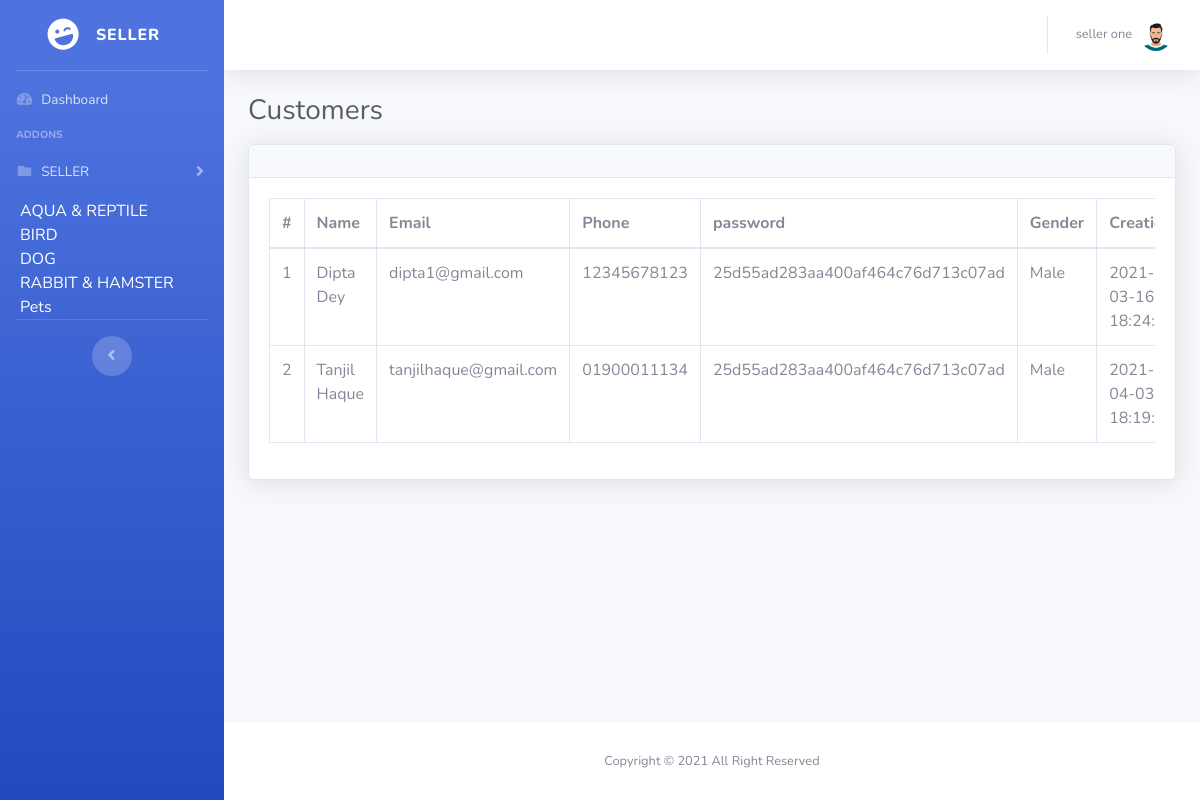
The app's page /admin/customerprofile.php (signed in) with its own data.
### tables this page shows
CREATE TABLE `tbl_cat` (
  `cat_id` int(11) NOT NULL,
  `cat_name` varchar(300) NOT NULL
);

CREATE TABLE `tbl_customer` (
  `customer_id` int(11) NOT NULL,
  `customer_fname` varchar(280) NOT NULL,
  `customer_lname` varchar(280) NOT NULL,
  `customer_email` varchar(280) NOT NULL,
  `customer_phone` varchar(50) NOT NULL,
  `customer_image` varchar(300) NOT NULL,
  `customer_password` varchar(280) NOT NULL,
  `customer_gender` varchar(50) NOT NULL,
  `creation` timestamp NOT NULL DEFAULT current_timestamp()
);

### logicfiles/SessionClass.php (called while the page is built, shortened)
<?php
    class  Session{
        public static function get($key){
            if (isset($_SESSION[$key])) {
                return $_SESSION[$key];
            } else {
                return false;
            }
        }
    }
?>

### logicfiles/dbconnection.php (called while the page is built, shortened)
<?php
class DBconnection{
	public function connectDataBase(){
		$this->con = new mysqli('localhost', 'root', '','pet_shop');
	}
}
?>

### logicfiles/SelectClass.php (called while the page is built, shortened)
<?php
include_once 'dbconnection.php';
class SelectClass extends DBconnection{
	public function selectQuery($query){
		$result = $this->con->query($query) or die($this->con->error.__LINE__);
		if($result->num_rows > 0){
			return $result;
		}elseif($result->num_rows==0){
			return $result;
		} else {
			return $msg='no result found';
		}
	}
	public function selectallcat(){
		$query = "SELECT * FROM tbl_cat";
		$result = self::selectQuery($query);
		return $result;
	}
	public function selectcustomertables(){
			$query = "SELECT * FROM tbl_customer";
			$result = self::selectQuery($query);
			return $result;
	}
}
 ?>

### admin/customerprofile.php (the view, shortened to what this page needs)
<?php include 'header.php'; ?>
        <div class="container-fluid">
          <h1 class="h3 mb-2 text-gray-800">Customers</h1>
          <div class="card shadow mb-4">
            <div class="card-header py-3">
            </div>
            <div class="card-body">
              <div class="table-responsive">
                <table class="table table-bordered" id="dataTable" width="100%" cellspacing="0">
                  <thead>
                    <tr>
                      <th>#</th>
                      <th>Name</th>
                      <th>Email</th>
                      <th>Phone</th>
                      <th>password</th>
                      <th>Gender</th>
                      <th>Creation</th>
                    </tr>
                  </thead>
                  <tbody>
                    <?php
                        $foodview = $select->selectcustomertables();
                      if ($foodview) {
                        $a=0;
                          while ($row = $foodview->fetch_assoc()) {
                            $a++;
                     ?>
                    <tr>
                      <td><?php echo $a; ?></td>
                      <td><?php echo $row['customer_fname']." ".$row['customer_lname']; ?></td>
                      <td><?php echo $row['customer_email']; ?></td>
                       <?php if ($flag==0 || $flag==1 ) { ?>
                      <td><?php echo $row['customer_phone']; ?></td>
                        <?php } ?>
                      <td><?php echo $row['customer_password']; ?></td>
                      <td><?php echo $row['customer_gender']; ?></td>
                      <td><?php echo $row['creation']; ?></td>
                    </tr>
               <?php } } ?>
                  </tbody>
                </table>
              </div>
            </div>
          </div>
        </div>
      </div>
<?php include 'footer.php'; ?>

### admin/header.php (shortened to what this page needs)
  <?php
  include_once '../logicfiles/SelectClass.php';
  include_once '../logicfiles/Login.php';
  $select = new SelectClass();
  include_once '../logicfiles/SessionClass.php';
  $seller_name = Session::get('seller_name');
  $seller_image = Session::get('seller_image');
  $admin = Session::get('admin');
  ?>
<!DOCTYPE html>
<html lang="en">
<head>
  <link href="vendor/fontawesome-free/css/all.min.css" rel="stylesheet" type="text/css">
  <link href="css/sb-admin-2.min.css" rel="stylesheet">
  <link href="vendor/datatables/dataTables.bootstrap4.min.css" rel="stylesheet">
</head>
<body id="page-top">
  <div id="wrapper">
    <ul class="navbar-nav bg-gradient-primary sidebar sidebar-dark accordion" id="accordionSidebar">
      <a class="sidebar-brand d-flex align-items-center justify-content-center" href="index.php">
        <div class="sidebar-brand-icon rotate-n-15">
          <i class="fas fa-laugh-wink"></i>
        </div>
         <?php if ($admin == 'admin') {
        ?>
        <div class="sidebar-brand-text mx-3">Admin</div>
      <?php }else{ ?>
        <div class="sidebar-brand-text mx-3">SELLER</div>
      <?php } ?>
      </a>
      <hr class="sidebar-divider my-0">
      <li class="nav-item">
        <a class="nav-link" href="index.php">
          <i class="fas fa-fw fa-tachometer-alt"></i>
          <span>Dashboard</span></a>
      </li>
      <?php if ($admin == 'admin') {
        ?>
      <hr class="sidebar-divider">
      <div class="sidebar-heading">
        Interface
      </div>
<!--       <li class="nav-item">
        <a class="nav-link collapsed" href="#" data-toggle="collapse" data-target="#collapseTwo" aria-expanded="true" aria-controls="collapseTwo">
          <i class="fas fa-fw fa-cog"></i>
          <span>Components</span>
        </a>
        <div id="collapseTwo" class="collapse" aria-labelledby="headingTwo" data-parent="#accordionSidebar">
          <div class="bg-white py-2 collapse-inner rounded">
            <h6 class="collapse-header">Custom Components:</h6>
            <a class="collapse-item" href="buttons.html">Buttons</a>
            <a class="collapse-item" href="cards.html">Cards</a>
          </div>
        </div>
      </li> -->
      <li class="nav-item">
        <a class="nav-link collapsed" href="#" data-toggle="collapse" data-target="#collapseUtilities" aria-expanded="true" aria-controls="collapseUtilities">
          <i class="fas fa-fw fa-wrench"></i>
          <span>Monitoring</span>
        </a>
        <div id="collapseUtilities" class="collapse" aria-labelledby="headingUtilities" data-parent="#accordionSidebar">
          <div class="bg-white py-2 collapse-inner rounded">
            <h6 class="collapse-header">CustomerS & Seller :</h6>
            <a class="collapse-item" href="customerprofile.php">Customer Profile</a>
            <a class="collapse-item" href="sellerprofile.php">Seller Profile</a>
            <a class="collapse-item" href="confirmtable.php">Confirm now</a>
          </div>
        </div>
      </li>
      <hr class="sidebar-divider">
    <?php }else{ ?>
      <div class="sidebar-heading">
        Addons
      </div>
      <li class="nav-item">
        <a class="nav-link collapsed" href="#" data-toggle="collapse" data-target="#collapsePages" aria-expanded="true" aria-controls="collapsePages">
          <i class="fas fa-fw fa-folder"></i>
          <span>SELLER</span>
        </a>
      </li>
       <div class="dropdown">
            <?php
                                      $foodview = $select->selectallcat();
                                    if ($foodview) {
                                        while ($row = $foodview->fetch_assoc()) {
                                  ?>
                        <li>
                            <a style="color: #fff; margin-left: 20px;margin-top: 5px;" data-toggle="dropdown" dclass="dropdown-toggle" href="#"><span class="key"><?php echo $row['cat_name']; ?><?php  $row['cat_id']; ?> </span><b class="caret"></b></a>
                      </li>
                                <?php  } } ?>
        </div>
          <hr class="sidebar-divider">
        <?php } if ($admin == 'admin') {
         ?>
<div class="sidebar-heading">
        Other
      </div>
      <li class="nav-item">
        <?php if ($flag==0 ) { ?>
        <a class="nav-link" href="adminprofile.php">
          <i class="fas fa-fw fa-chart-area"></i>
          <span>Admin Profile</span></a>
        <?php } ?>
        <a class="nav-link" href="createcat.php">
          <i class="fas fa-fw fa-chart-area"></i>
          <span>Categories</span></a>
          <a class="nav-link" href="product.php">
          <i class="fas fa-fw fa-chart-area"></i>
          <span>Product Table</span></a>
      </li>
      <hr class="sidebar-divider d-none d-md-block">
    <?php } ?>
      <div class="text-center d-none d-md-inline">
        <button class="rounded-circle border-0" id="sidebarToggle"></button>
      </div>
    </ul>
    <div id="content-wrapper" class="d-flex flex-column">
      <div id="content">
        <nav class="navbar navbar-expand navbar-light bg-white topbar mb-4 static-top shadow">
          <ul class="navbar-nav ml-auto">
            <li class="nav-item dropdown no-arrow">
              <a class="nav-link dropdown-toggle" href="#" id="userDropdown" role="button" data-toggle="dropdown" aria-haspopup="true" aria-expanded="false">
                <span class="mr-2 d-none d-lg-inline text-gray-600 small"><?php echo $seller_name;?></span>
                <img class="img-profile rounded-circle" src="../<?php echo $seller_image;?>">
              </a>
            </li>
          </ul>
        </nav>

### records on screen
tbl_cat: cat_name "AQUA & REPTILE"
tbl_cat: cat_name "BIRD"
tbl_cat: cat_name "DOG"
tbl_cat: cat_name "RABBIT & HAMSTER"
tbl_cat: cat_name "Pets"
tbl_customer: customer_fname "Dipta", customer_lname "Dey", customer_email "dipta1@gmail.com", customer_phone "12345678123", customer_password "25d55ad283aa400af464c76d713c07ad", customer_gender "Male", creation "2021-03-16…"
tbl_customer: customer_fname "Tanjil", customer_lname "Haque", customer_email "tanjilhaque@gmail.com", customer_phone "01900011134", customer_password "25d55ad283aa400af464c76d713c07ad", customer_gender "Male", creation "2021-04-03…"

### other values on screen
$seller_name "seller one"
